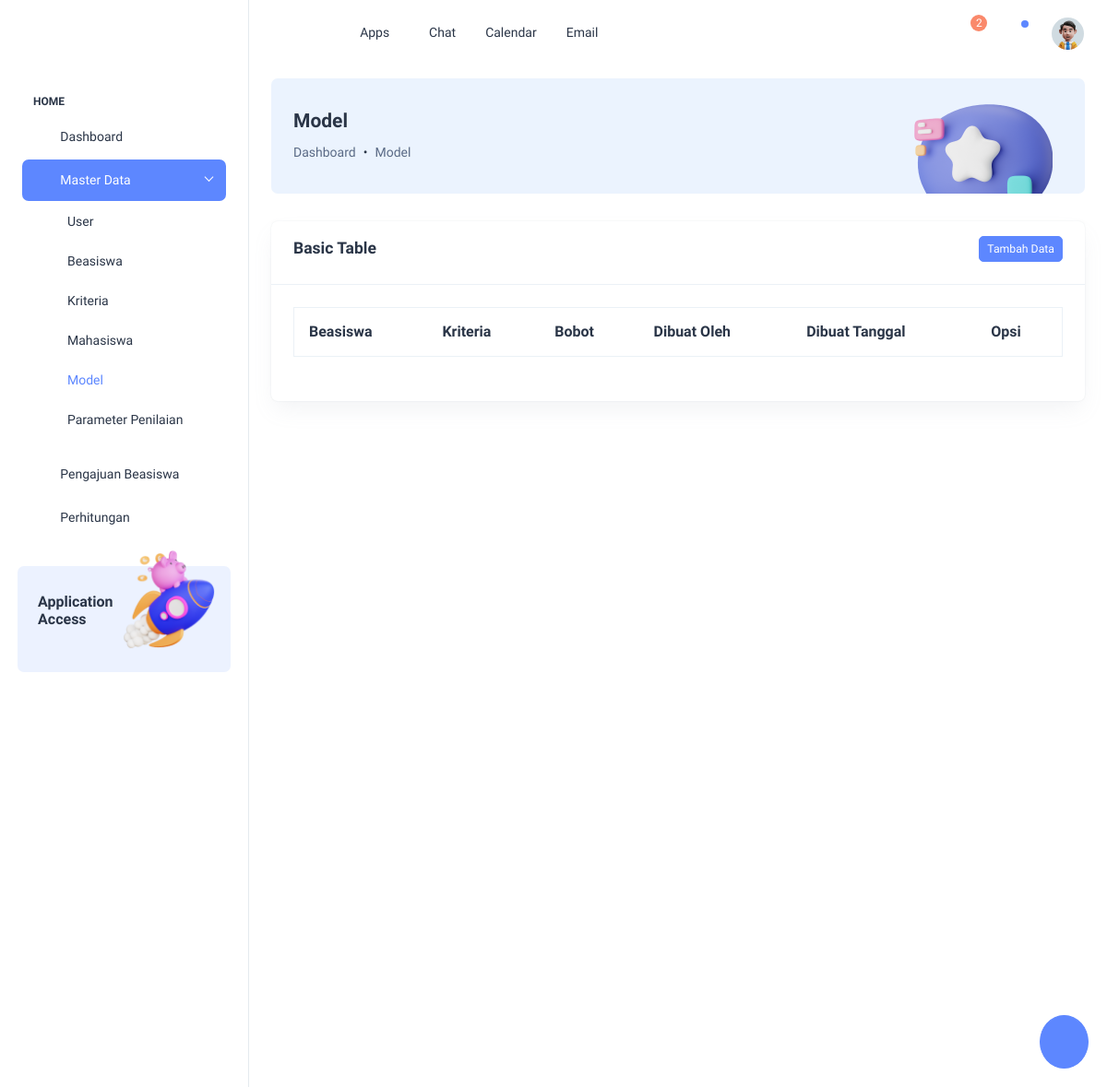
Before: /view/master_data/model/index.php with the older database file.
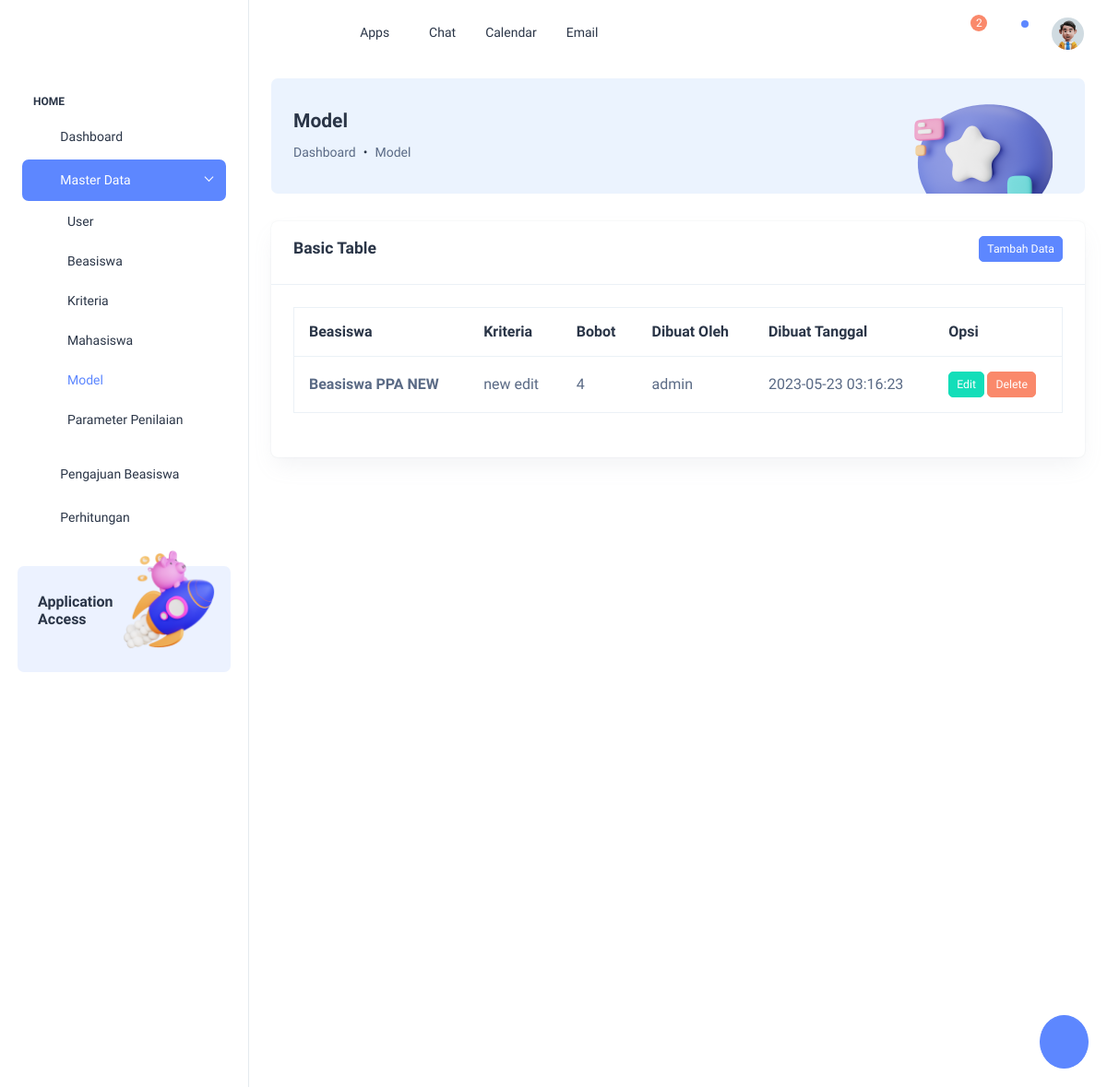
After: the same page with the newer database file.
### tables this page shows
CREATE TABLE `model`  (
  `id` bigint(20) NOT NULL AUTO_INCREMENT,
  `beasiswa_id` bigint(20) NULL DEFAULT NULL,
  `kriteria_id` bigint(20) NULL DEFAULT NULL,
  `bobot` double NULL DEFAULT NULL,
  `dibuat_oleh` bigint(20) NULL DEFAULT NULL,
  `dibuat_tanggal` timestamp(0) NULL DEFAULT NULL,
  PRIMARY KEY (`id`) USING BTREE
);

CREATE TABLE `beasiswa`  (
  `id` bigint(20) NOT NULL AUTO_INCREMENT,
  `nama` varchar(255) NULL DEFAULT NULL,
  `dibuat_oleh` bigint(20) NULL DEFAULT NULL,
  `dibuat_tanggal` timestamp(0) NULL DEFAULT NULL,
  PRIMARY KEY (`id`) USING BTREE
);

CREATE TABLE `kriteria`  (
  `id` bigint(20) NOT NULL AUTO_INCREMENT,
  `kode` varchar(255) NULL DEFAULT NULL,
  `nama` varchar(255) NULL DEFAULT NULL,
  `sifat` enum('min','max') NULL DEFAULT NULL,
  `dibuat_oleh` int(11) NULL DEFAULT NULL,
  `dibuat_tanggal` timestamp(0) NULL DEFAULT NULL,
  PRIMARY KEY (`id`) USING BTREE
);

CREATE TABLE `user`  (
  `id` bigint(20) NOT NULL AUTO_INCREMENT,
  `username` varchar(255) NULL DEFAULT NULL,
  `password` varchar(255) NULL DEFAULT NULL,
  `is_active` tinyint(4) NULL DEFAULT NULL,
  `dibuat_tanggal` timestamp(0) NULL DEFAULT NULL,
  `mahasiswa_id` bigint(20) NULL DEFAULT NULL,
  `role` varchar(50) NULL DEFAULT NULL,
  PRIMARY KEY (`id`) USING BTREE
);

### functions/functions.php (called while the page is built, shortened)
<?php
function get_data_model($id = null) {
    $query = "SELECT model.*, user.username as user_created, beasiswa.nama as beasiswa, kriteria.nama as kriteria FROM model LEFT JOIN user ON user.id = model.dibuat_oleh LEFT JOIN kriteria ON kriteria.id = model.kriteria_id LEFT JOIN beasiswa ON beasiswa.id = model.beasiswa_id";
    $get_data = mysqli_query($GLOBALS['conn'], $query);
    return $get_data;
}

### view/master_data/model/index.php (the view, shortened to what this page needs)
<?php
  require(__DIR__.'/../../../functions/functions.php');
  $data = get_data_model();
  require(__DIR__.'/../../template/header.php');
?>
  <div class="page-wrapper" id="main-wrapper" data-layout="vertical" data-sidebartype="full" data-sidebar-position="fixed" data-header-position="fixed">
    <?php require(__DIR__.'/../../template/dashboard/sidebar.php') ?>
    <div class="body-wrapper">
      <?php require(__DIR__.'/../../template/dashboard/header.php')?>
      <div class="container-fluid">
        <div class="card bg-light-info shadow-none position-relative overflow-hidden">
          <div class="card-body px-4 py-3">
            <div class="row align-items-center">
              <div class="col-9">
                <h4 class="fw-semibold mb-8">Model</h4>
                <nav aria-label="breadcrumb">
                  <ol class="breadcrumb">
                    <li class="breadcrumb-item">
                      <a class="text-muted" href="/view/dashboard.php">Dashboard</a>
                    </li>
                    <li class="breadcrumb-item" aria-current="page">Model</li>
                  </ol>
                </nav>
              </div>
              <div class="col-3">
                <div class="text-center mb-n5">
                  <img src="/public/dist/images/breadcrumb/ChatBc.png" alt="" class="img-fluid mb-n4">
                </div>
              </div>
            </div>
          </div>
        </div>
        <div class="card w-100 position-relative overflow-hidden">
          <div class="px-4 py-3 border-bottom">
            <div class="card-title d-flex justify-content-between align-items-center">
              <h5 class="fw-semibold mb-0 lh-sm">Basic Table</h5>
              <a href="./tambah.php" class="btn btn-primary btn-sm">Tambah Data</a>
            </div>
          </div>
          <div class="card-body p-4">
            <div class="table-responsive rounded-2 mb-4">
              <table class="table border text-nowrap customize-table mb-0 align-middle">
                <thead class="text-dark fs-4">
                  <tr>
                    <th><h6 class="fs-4 fw-semibold mb-0">Beasiswa</h6></th>
                    <th><h6 class="fs-4 fw-semibold mb-0">Kriteria</h6></th>
                    <th><h6 class="fs-4 fw-semibold mb-0">Bobot</h6></th>
                    <th><h6 class="fs-4 fw-semibold mb-0">Dibuat Oleh</h6></th>
                    <th><h6 class="fs-4 fw-semibold mb-0">Dibuat Tanggal</h6></th>
                    <th><h6 class="fs-4 fw-semibold mb-0">Opsi</h6></th>
                  </tr>
                </thead>
                <tbody>
                  <?php
                    foreach($data as $value) {
                  ?>
                    <tr>
                      <td>
                        <p class="fs-4 fw-semibold mb-0"><?= $value['beasiswa']; ?></p>
                      </td>
                      <td>
                        <p class="mb-0 fw-normal fs-4"><?= $value['kriteria']; ?></p>
                      </td>
                      <td>
                        <p class="mb-0 fw-normal fs-4"><?= $value['bobot']; ?></p>
                      </td>
                      <td>
                        <p class="mb-0 fw-normal fs-4"><?= $value['user_created']; ?></p>
                      </td>
                      <td>
                      <p class="mb-0 fw-normal fs-4"><?= $value['dibuat_tanggal']; ?></p>
                      </td>
                      <td>
                        <a href="./edit.php?id=<?= $value['id']; ?>" class="btn btn-success btn-sm">Edit</a>
                        <a href="./delete.php?id=<?= $value['id']; ?>" class="btn btn-danger btn-sm">Delete</a>
                      </td>
                    </tr>
                  <?php } ?>
                </tbody>
              </table>
            </div>
          </div>
        </div>
      </div>
    </div>
  </div>
<?php
  require(__DIR__.'/../../template/dashboard/anotherActionFromTemplate.php');
  require(__DIR__.'/../../template/footer.php');
?>

Changed rows visible on the page:
added model: beasiswa.nama "Beasiswa PPA NEW", kriteria.nama "new edit", bobot "4", user.username "admin", dibuat_tanggal "2023-05-23 03:16:23"
